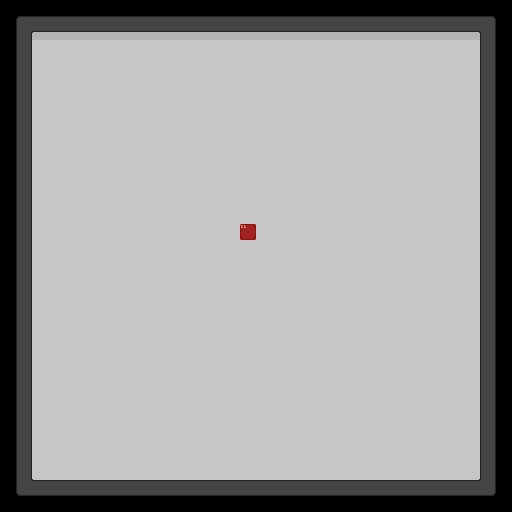

Rendered tile map (Tiled .tmx) drawn with the repository's tilesets; below, a short description and the map source with its tile grids summarised:
An orthogonal 32x32 tile map with 16x16 px tiles, 4 tile layers (layer1, layer2, objects, collision).

<map version="1.5" tiledversion="1.7.2" orientation="orthogonal" renderorder="right-down" width="32" height="32" tilewidth="16" tileheight="16" infinite="0" nextlayerid="7" nextobjectid="1">
 <tileset firstgid="1" source="../porthole-tileset.tsx" />
 <layer id="1" name="layer1" width="32" height="32">
  <data>[1024 cells, 1024 non-empty, 3 distinct tile ids]</data>
 </layer>
 <layer id="4" name="layer2" width="32" height="32">
  <data>[1024 cells, 147 non-empty, 12 distinct tile ids]</data>
 </layer>
 <layer id="6" name="objects" width="32" height="32">
  <data>[1024 cells, 0 non-empty, 0 distinct tile ids]</data>
 </layer>
 <layer id="5" name="collision" width="32" height="32">
  <data>[1024 cells, 1 non-empty, 1 distinct tile ids]</data>
 </layer>
</map>
